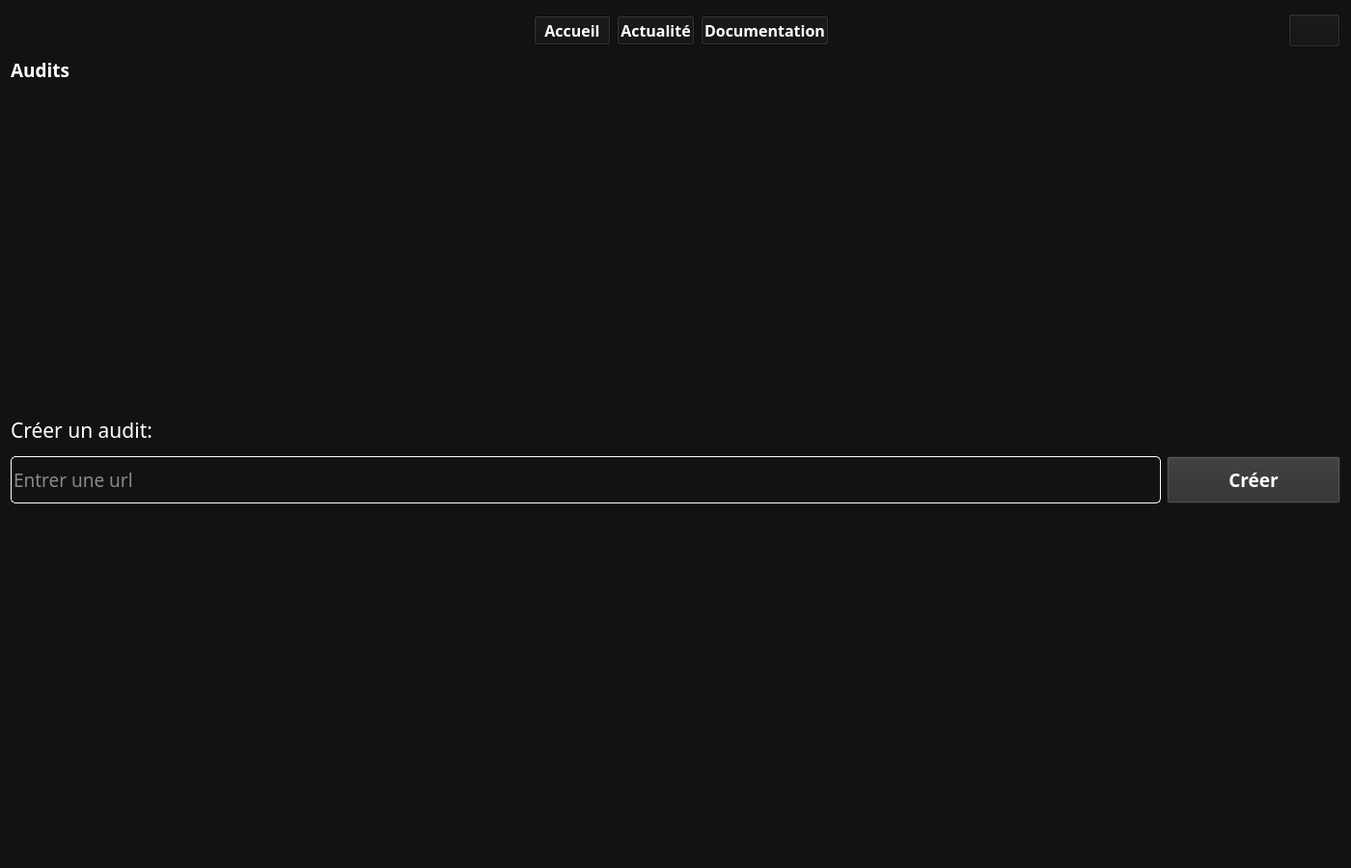
<?xml version="1.0" encoding="UTF-8"?>
<ui version="4.0">
 <class>AuditsCreate</class>
 <widget class="QWidget" name="AuditsCreate">
  <property name="geometry">
   <rect>
    <x>0</x>
    <y>0</y>
    <width>1400</width>
    <height>900</height>
   </rect>
  </property>
  <property name="font">
   <font>
    <family>JetBrainsMono Nerd Font</family>
    <pointsize>14</pointsize>
   </font>
  </property>
  <property name="windowTitle">
   <string>Création d'audits</string>
  </property>
  <property name="styleSheet">
   <string notr="true">background-color: #121212;
color: white;
</string>
  </property>
  <layout class="QGridLayout" name="gridLayout_4">
   <item row="0" column="0">
    <layout class="QGridLayout" name="gridLayoutMenuAuditsCreate">
     <item row="0" column="4">
      <widget class="QPushButton" name="pushButtonDocumentationAuditsCreate">
       <property name="font">
        <font>
         <family>JetBrainsMono Nerd Font</family>
         <pointsize>12</pointsize>
         <bold>true</bold>
        </font>
       </property>
       <property name="styleSheet">
        <string notr="true">QPushButton {
    background-color: #00C853; /* Vert */
    color: white;
    font-weight: bold;
    border-radius: 5px;
    padding: 10px;
}
QPushButton:hover {
    background-color: #009624; / survol */
}</string>
       </property>
       <property name="text">
        <string>Documentation</string>
       </property>
      </widget>
     </item>
     <item row="0" column="2">
      <widget class="QPushButton" name="pushButtonAccueilAuditsCreate">
       <property name="font">
        <font>
         <family>JetBrainsMono Nerd Font</family>
         <pointsize>12</pointsize>
         <bold>true</bold>
        </font>
       </property>
       <property name="styleSheet">
        <string notr="true">QPushButton {
    background-color: #00C853; /* Vert */
    color: white;
    font-weight: bold;
    border-radius: 5px;
    padding: 10px;
}
QPushButton:hover {
    background-color: #009624; / survol */
}</string>
       </property>
       <property name="text">
        <string>Accueil</string>
       </property>
      </widget>
     </item>
     <item row="0" column="6">
      <spacer name="horizontalSpacer_2">
       <property name="orientation">
        <enum>Qt::Orientation::Horizontal</enum>
       </property>
       <property name="sizeHint" stdset="0">
        <size>
         <width>40</width>
         <height>20</height>
        </size>
       </property>
      </spacer>
     </item>
     <item row="0" column="1">
      <spacer name="horizontalSpacer">
       <property name="orientation">
        <enum>Qt::Orientation::Horizontal</enum>
       </property>
       <property name="sizeHint" stdset="0">
        <size>
         <width>40</width>
         <height>20</height>
        </size>
       </property>
      </spacer>
     </item>
     <item row="0" column="7">
      <widget class="QPushButton" name="pushButtonDeconnexionAuditsCreate">
       <property name="styleSheet">
        <string notr="true">background-color: #121212;
color: white;
</string>
       </property>
       <property name="text">
        <string/>
       </property>
       <property name="icon">
        <iconset>
         <normaloff>../resources/images/deconnexion.png</normaloff>../resources/images/deconnexion.png</iconset>
       </property>
       <property name="iconSize">
        <size>
         <width>32</width>
         <height>32</height>
        </size>
       </property>
      </widget>
     </item>
     <item row="0" column="3">
      <widget class="QPushButton" name="pushButtonActualiteAuditsCreate">
       <property name="font">
        <font>
         <family>JetBrainsMono Nerd Font</family>
         <pointsize>12</pointsize>
         <bold>true</bold>
        </font>
       </property>
       <property name="styleSheet">
        <string notr="true">QPushButton {
    background-color: #00C853; /* Vert */
    color: white;
    font-weight: bold;
    border-radius: 5px;
    padding: 10px;
}
QPushButton:hover {
    background-color: #009624; / survol */
}</string>
       </property>
       <property name="text">
        <string>Actualité</string>
       </property>
      </widget>
     </item>
     <item row="0" column="0">
      <widget class="QLabel" name="labelLogo">
       <property name="minimumSize">
        <size>
         <width>65</width>
         <height>42</height>
        </size>
       </property>
       <property name="maximumSize">
        <size>
         <width>65</width>
         <height>42</height>
        </size>
       </property>
       <property name="text">
        <string/>
       </property>
       <property name="pixmap">
        <pixmap>../resources/images/logo.png</pixmap>
       </property>
       <property name="scaledContents">
        <bool>true</bool>
       </property>
      </widget>
     </item>
    </layout>
   </item>
   <item row="2" column="0">
    <layout class="QGridLayout" name="gridLayout">
     <item row="5" column="1">
      <widget class="QLabel" name="labelUrlAuditsCreate">
       <property name="font">
        <font>
         <family>JetBrainsMono Nerd Font</family>
         <pointsize>16</pointsize>
        </font>
       </property>
       <property name="text">
        <string>Créer un audit:</string>
       </property>
      </widget>
     </item>
     <item row="8" column="1">
      <spacer name="verticalSpacer_2">
       <property name="orientation">
        <enum>Qt::Orientation::Vertical</enum>
       </property>
       <property name="sizeHint" stdset="0">
        <size>
         <width>20</width>
         <height>40</height>
        </size>
       </property>
      </spacer>
     </item>
     <item row="7" column="1">
      <widget class="QLabel" name="labelWarningUrlAuditsCreate">
       <property name="enabled">
        <bool>false</bool>
       </property>
       <property name="font">
        <font>
         <family>JetBrainsMono Nerd Font</family>
         <pointsize>13</pointsize>
         <italic>true</italic>
         <bold>false</bold>
        </font>
       </property>
       <property name="styleSheet">
        <string notr="true">color: rgb(255, 0, 0);</string>
       </property>
       <property name="text">
        <string/>
       </property>
      </widget>
     </item>
     <item row="4" column="1">
      <spacer name="verticalSpacer">
       <property name="orientation">
        <enum>Qt::Orientation::Vertical</enum>
       </property>
       <property name="sizeHint" stdset="0">
        <size>
         <width>20</width>
         <height>40</height>
        </size>
       </property>
      </spacer>
     </item>
     <item row="6" column="1">
      <layout class="QHBoxLayout" name="horizontalLayoutUrlAuditsCreate">
       <property name="leftMargin">
        <number>0</number>
       </property>
       <property name="topMargin">
        <number>6</number>
       </property>
       <property name="bottomMargin">
        <number>0</number>
       </property>
       <item>
        <widget class="QLineEdit" name="lineEditUrlAuditsCreate">
         <property name="sizePolicy">
          <sizepolicy hsizetype="Preferred" vsizetype="Preferred">
           <horstretch>0</horstretch>
           <verstretch>0</verstretch>
          </sizepolicy>
         </property>
         <property name="font">
          <font>
           <family>JetBrainsMono Nerd Font</family>
           <pointsize>14</pointsize>
          </font>
         </property>
         <property name="styleSheet">
          <string notr="true">QLineEdit {
	border: 1px solid #ffffff;
    border-radius: 5px;
}</string>
         </property>
         <property name="text">
          <string/>
         </property>
         <property name="placeholderText">
          <string>Entrer une url</string>
         </property>
        </widget>
       </item>
       <item>
        <widget class="QPushButton" name="pushButtonCreerAuditsCreate">
         <property name="enabled">
          <bool>true</bool>
         </property>
         <property name="sizePolicy">
          <sizepolicy hsizetype="Fixed" vsizetype="Preferred">
           <horstretch>0</horstretch>
           <verstretch>0</verstretch>
          </sizepolicy>
         </property>
         <property name="minimumSize">
          <size>
           <width>180</width>
           <height>0</height>
          </size>
         </property>
         <property name="maximumSize">
          <size>
           <width>180</width>
           <height>16777215</height>
          </size>
         </property>
         <property name="font">
          <font>
           <family>JetBrainsMono Nerd Font</family>
           <pointsize>14</pointsize>
           <bold>true</bold>
          </font>
         </property>
         <property name="styleSheet">
          <string notr="true">QPushButton {
    background-color: #2E2E2E;      
    padding: 10px;
}
QPushButton:hover {
    background-color: #4CAF50;      
}
QPushButton:pressed {
    background-color: #388E3C;      
}</string>
         </property>
         <property name="text">
          <string>Créer</string>
         </property>
        </widget>
       </item>
      </layout>
     </item>
     <item row="0" column="1">
      <widget class="QLabel" name="labelNomAuditsSelect">
       <property name="font">
        <font>
         <family>JetBrainsMonoNL Nerd Font</family>
         <pointsize>14</pointsize>
         <bold>true</bold>
        </font>
       </property>
       <property name="text">
        <string>Audits</string>
       </property>
      </widget>
     </item>
    </layout>
   </item>
  </layout>
 </widget>
 <resources/>
 <connections/>
</ui>
